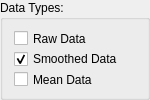
               <widget class="QGroupBox" name="datatypes_groupBox">
                <property name="minimumSize">
                 <size>
                  <width>150</width>
                  <height>100</height>
                 </size>
                </property>
                <property name="maximumSize">
                 <size>
                  <width>150</width>
                  <height>100</height>
                 </size>
                </property>
                <property name="styleSheet">
                 <string notr="true"/>
                </property>
                <property name="title">
                 <string>Data Types:</string>
                </property>
                <layout class="QGridLayout" name="gridLayout_2">
                 <item row="0" column="0">
                  <widget class="QCheckBox" name="rawdata_checkBox">
                   <property name="styleSheet">
                    <string notr="true">background:none</string>
                   </property>
                   <property name="text">
                    <string>Raw Data</string>
                   </property>
                  </widget>
                 </item>
                 <item row="3" column="0">
                  <widget class="QCheckBox" name="meandata_checkBox">
                   <property name="styleSheet">
                    <string notr="true">background:none</string>
                   </property>
                   <property name="text">
                    <string>Mean Data</string>
                   </property>
                  </widget>
                 </item>
                 <item row="2" column="0">
                  <widget class="QCheckBox" name="smootheddata_checkBox">
                   <property name="styleSheet">
                    <string notr="true">background:none</string>
                   </property>
                   <property name="text">
                    <string>Smoothed Data</string>
                   </property>
                   <property name="checked">
                    <bool>true</bool>
                   </property>
                  </widget>
                 </item>
                </layout>
               </widget>
